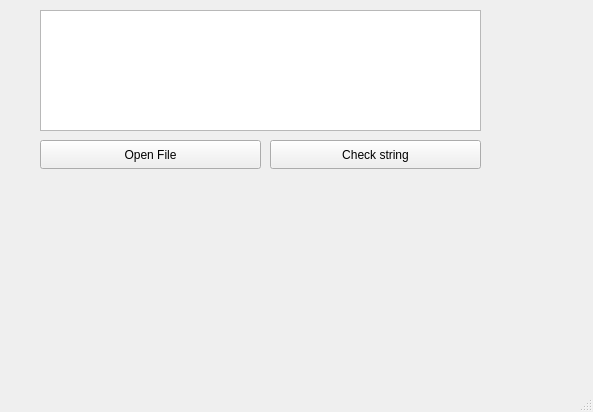
<?xml version="1.0" encoding="UTF-8"?>
<ui version="4.0">
 <class>MainWindow</class>
 <widget class="QMainWindow" name="MainWindow">
  <property name="geometry">
   <rect>
    <x>0</x>
    <y>0</y>
    <width>593</width>
    <height>412</height>
   </rect>
  </property>
  <property name="windowTitle">
   <string>MainWindow</string>
  </property>
  <widget class="QWidget" name="centralwidget">
   <widget class="QPushButton" name="pushButton">
    <property name="geometry">
     <rect>
      <x>40</x>
      <y>140</y>
      <width>221</width>
      <height>29</height>
     </rect>
    </property>
    <property name="text">
     <string>Open File</string>
    </property>
   </widget>
   <widget class="QPushButton" name="CheckString">
    <property name="geometry">
     <rect>
      <x>270</x>
      <y>140</y>
      <width>211</width>
      <height>29</height>
     </rect>
    </property>
    <property name="text">
     <string>Check string</string>
    </property>
   </widget>
   <widget class="QLabel" name="errorLabel">
    <property name="geometry">
     <rect>
      <x>40</x>
      <y>180</y>
      <width>231</width>
      <height>20</height>
     </rect>
    </property>
    <property name="text">
     <string/>
    </property>
   </widget>
   <widget class="QPlainTextEdit" name="lineEdit">
    <property name="geometry">
     <rect>
      <x>40</x>
      <y>10</y>
      <width>441</width>
      <height>121</height>
     </rect>
    </property>
   </widget>
  </widget>
  <widget class="QMenuBar" name="menubar">
   <property name="geometry">
    <rect>
     <x>0</x>
     <y>0</y>
     <width>593</width>
     <height>25</height>
    </rect>
   </property>
  </widget>
  <widget class="QStatusBar" name="statusbar"/>
 </widget>
 <resources/>
 <connections/>
</ui>
